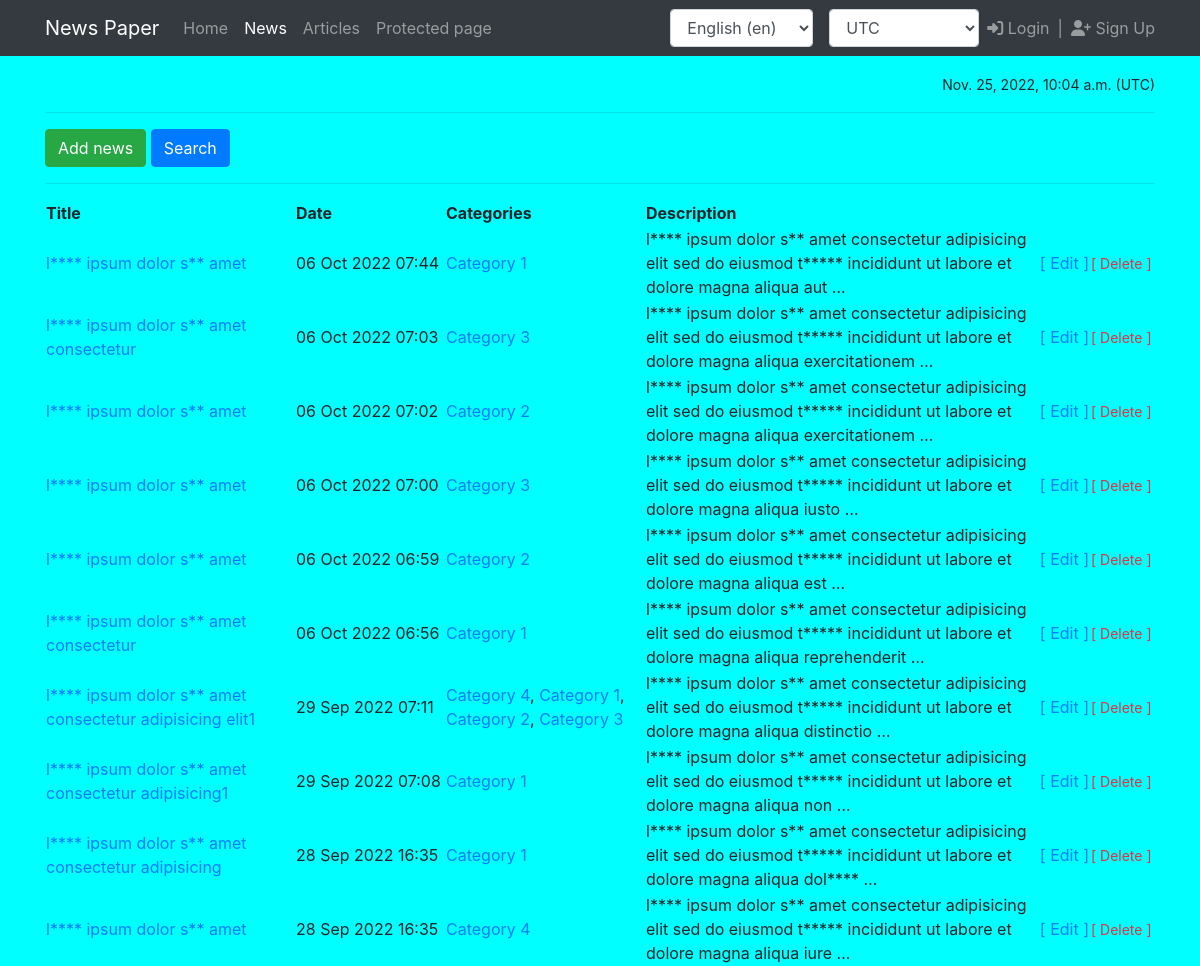
The page /news/ on the database as committed earlier.
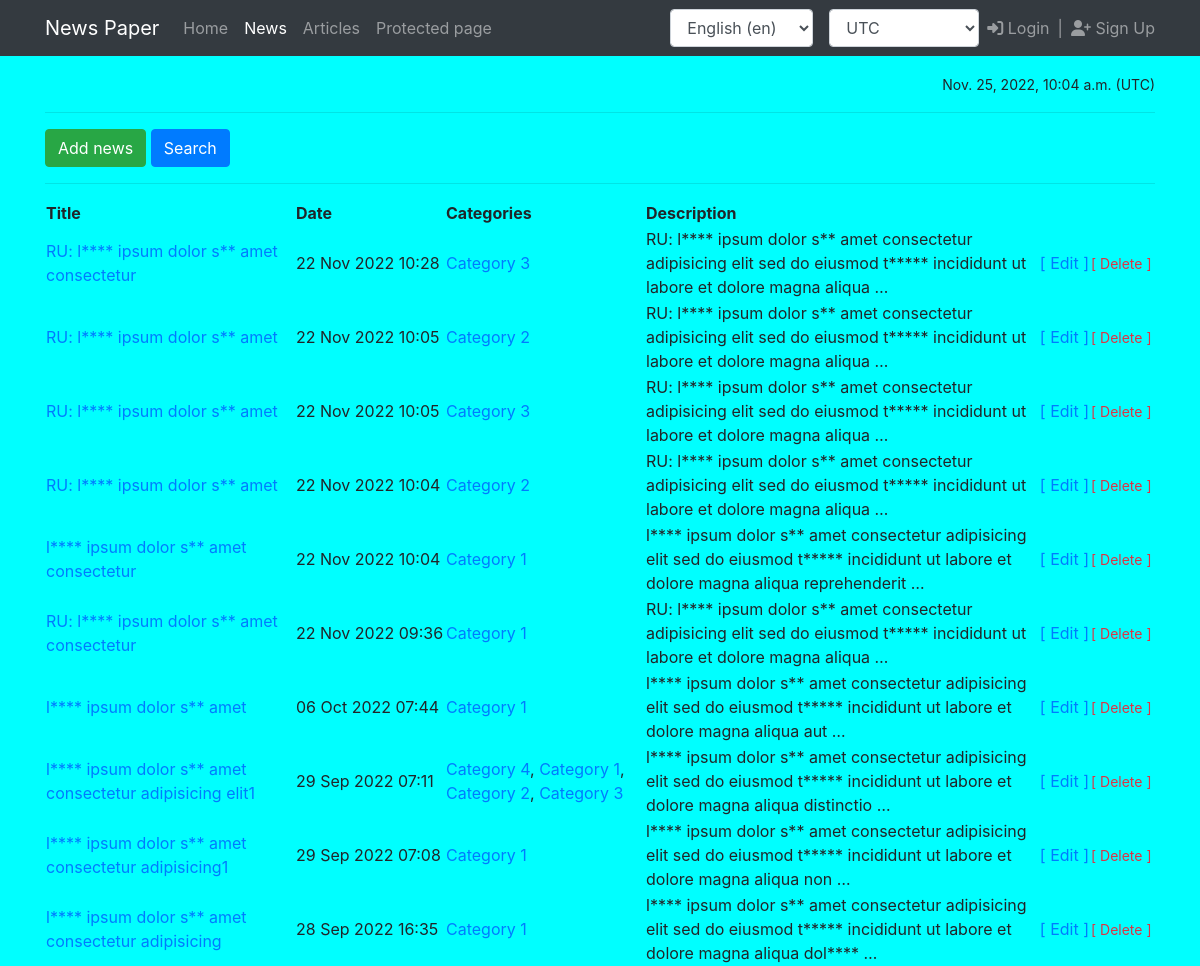
The same page on the database as committed later.
### news/models.py (models this page shows, shortened)
class Post(models.Model):
    author = models.ForeignKey(Author, on_delete=models.CASCADE)
    type = models.CharField(max_length=8, choices=POST_TYPES, default=article)
    date_created = models.DateTimeField(auto_now=True)
    categories = models.ManyToManyField(Category, through='PostCategory')
    title = models.CharField(max_length=255, )
    content = models.TextField()
    rating = models.IntegerField(default=0)
    class Meta:
        verbose_name = _('Post')
        verbose_name_plural = _('Posts')

class Category(models.Model):
    name = models.CharField(max_length=255, unique=True)
    subscribers = models.ManyToManyField(User, through='CategorySubscriber')

### news/views.py (the view)
# urls.py: path('news/', NewsList.as_view(), name='news_list'),
class NewsList(ListView):
    model = Post
    ordering = '-date_created'
    template_name = 'news/news_list.html'
    context_object_name = 'news_list'
    queryset = Post.objects.filter(type=news)
    paginate_by = 10
    def get_context_data(self, **kwargs):
        context = super().get_context_data(**kwargs)
        category_id = self.kwargs.get('category')
        context['category'] = None
        context['already_subscribed'] = False
        if category_id:
            user = self.request.user
            category = cache.get_or_set(f'category-{category_id}', Category.objects.get(id=category_id))
            context['category'] = category
            if user.is_authenticated:
                context['already_subscribed'] = CategorySubscriber.objects.filter(type=news, category=category, user=user).exists()
        context['filter'] = self.filter
        return context
    def get_queryset(self):
        category_id = self.kwargs.get('category')
        if category_id:
            queryset = Post.objects.filter(type=news, categories=category_id)
        else:
            queryset = super().get_queryset()
        self.filter = PostFilter(self.request.GET, queryset)
        return self.filter.qs

### news/context_processors.py (called while the page is built)
def timezone_context(request):
    user_timezone = pytz.timezone(
        request.session.get('django_timezone') or settings.TIME_ZONE
    )
    current_time = timezone.now().astimezone(user_timezone)
    context = {
        'current_time': current_time,
        'timezones': pytz.common_timezones
    }
    return context

### news/filters.py (called while the page is built)
    def is_applied(self):
        return self.form.is_valid() and any(self.form.cleaned_data.values())

### news/templatetags/custom_filters.py (called while the page is built)
@register.filter(name='censor')
def censor(value):
    if not isinstance(value, str):
        raise ValueError
    for text, censored in CENSORED_WORDS.items():
        value = value.replace(text, censored)
    return value

### templates/news/news_list.html (shortened to what this page needs)
{% extends 'flatpages/default.html' %}
{% load custom_filters %}
{% load i18n %}
{% load tz %}
{% get_current_timezone as TIME_ZONE %}
{% block content %}
<hr>
    {% if category %}
        <a href="{% url 'news_list' %}" class="btn btn-primary">{% translate 'Show all news' %}</a>
        {% if already_subscribed %}
            <a href="{% url 'news_category_unsubscribe' category=category.id %}" class="btn btn-danger float-end">{% translate 'Unsubscribe' %}</a>
        {% else %}
            <a href="{% url 'news_category_subscribe' category=category.id %}" class="btn btn-success float-end">{% translate 'Subscribe' %}</a>
        {% endif %}
    {% else %}
        <a href="{% url 'news_create' %}" class="btn btn-success">{% translate 'Add news' %}</a>
        {% if not filter.is_applied %}
        <a href="{% url 'news_search' %}" class="btn btn-primary float-end">{% translate 'Search' %}</a>
        {% else %}
        <a href="{% url 'news_list' %}" class="btn btn-danger float-end">{% translate 'Reset filter' %}</a>
        {% endif %}
    {% endif %}
<hr>
{% if news_list %}
<table width="100%">
    <tr>
        <th width="250">{% translate 'Title' %}</th>
        <th width="150">{% translate 'Date' %}</th>
        <th width="200">{% translate 'Categories' %}</th>
        <th width="*">{% translate 'Description' %}</th>
        <th width="50"></th>
        <th width="65"></th>
   </tr>
    {% for news in news_list %}
    <tr>
        <td><a href="{% url 'news_detail' pk=news.id %}">{{ news.title|censor }}</a></td>
        <td>{{ news.date_created|timezone:TIME_ZONE|date:"d M Y H:i" }}</td>
        <td>
            {% for category in news.categories.all %}
                <a href="{% url 'news_category' category=category.id %}">{{ category.name }}</a>{% if not forloop.last %},{% endif %}
            {% endfor %}
        </td>
        <td>{{ news.content|truncatewords:20|censor }}</td>
        <td nowrap><a href="{% url 'news_edit' pk=news.id %}">[ {% translate 'Edit' %} ]</a></td>
        <td nowrap><a href="{% url 'news_delete' pk=news.id %}" class="text-danger small">[ {% translate 'Delete' %} ]</a></td>
    </tr>
    {% endfor %}
</table>
{% else %}
   <h2>{% translate 'No news!' %}</h2>
{% endif %}
{% endblock content %}

Rows that differ between the two databases and show on the page:
no longer on this page (row edited): Post: title|censor "l**** ipsum dolor s** amet", date_created "28 Sep 2022 16:35", content|censor "l**** ipsum dolor s** amet consectetur adipisicing elit sed do eiusmod t***** incididunt ut labore et dolore magna aliqua iure …", Category (name "Category 4")
changed Post: title|censor "l**** ipsum dolor s** amet consectetur" → "RU: l**** ipsum dolor s** amet consectetur"; date_created "06 Oct 2022 07:03" → "22 Nov 2022 10:28"; content|censor "l**** ipsum dolor s** amet consectetur adipisicing elit sed do eiusmod t***** incididunt ut labore et dolore magna aliqua exercitationem …" → "RU: l**** ipsum dolor s** amet consectetur adipisicing elit sed do eiusmod t***** incididunt ut labore et dolore magna aliqua …"
changed Post (number 2 of 10 on the later page): title|censor "l**** ipsum dolor s** amet" → "RU: l**** ipsum dolor s** amet"; date_created "06 Oct 2022 07:02" → "22 Nov 2022 10:05"; content|censor "l**** ipsum dolor s** amet consectetur adipisicing elit sed do eiusmod t***** incididunt ut labore et dolore magna aliqua exercitationem …" → "RU: l**** ipsum dolor s** amet consectetur adipisicing elit sed do eiusmod t***** incididunt ut labore et dolore magna aliqua …"
changed Post (number 3 of 10 on the later page): title|censor "l**** ipsum dolor s** amet" → "RU: l**** ipsum dolor s** amet"; date_created "06 Oct 2022 07:00" → "22 Nov 2022 10:05"; content|censor "l**** ipsum dolor s** amet consectetur adipisicing elit sed do eiusmod t***** incididunt ut labore et dolore magna aliqua iusto …" → "RU: l**** ipsum dolor s** amet consectetur adipisicing elit sed do eiusmod t***** incididunt ut labore et dolore magna aliqua …"
changed Post (number 4 of 10 on the later page): title|censor "l**** ipsum dolor s** amet" → "RU: l**** ipsum dolor s** amet"; date_created "06 Oct 2022 06:59" → "22 Nov 2022 10:04"; content|censor "l**** ipsum dolor s** amet consectetur adipisicing elit sed do eiusmod t***** incididunt ut labore et dolore magna aliqua est …" → "RU: l**** ipsum dolor s** amet consectetur adipisicing elit sed do eiusmod t***** incididunt ut labore et dolore magna aliqua …"
changed Post "l**** ipsum dolor s** amet consectetur": date_created "06 Oct 2022 06:56" → "22 Nov 2022 10:04"
now on this page (row edited): Post: title|censor "RU: l**** ipsum dolor s** amet consectetur", date_created "22 Nov 2022 09:36", content|censor "RU: l**** ipsum dolor s** amet consectetur adipisicing elit sed do eiusmod t***** incididunt ut labore et dolore magna aliqua …", Category (name "Category 1")
changed Post "l**** ipsum dolor s** amet": moves down the list
